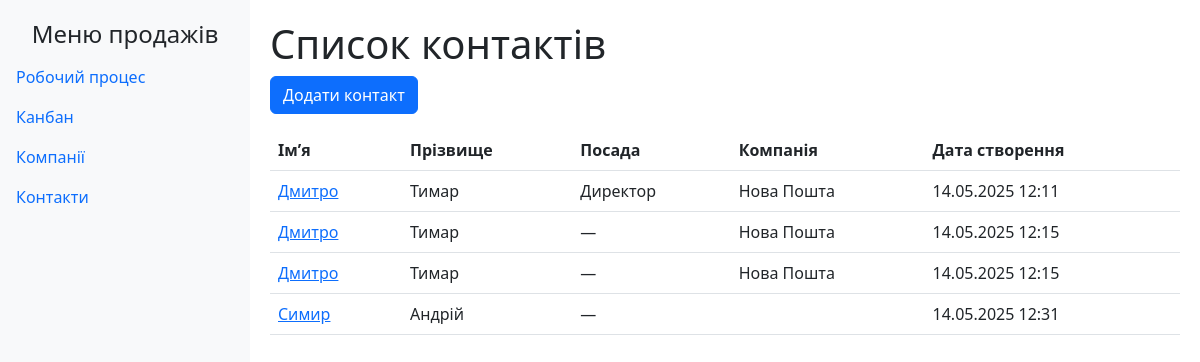
Screenshot of /contacts/contacts/ (signed in) with the database file from the repository.
### contacts/models.py (models this page shows, shortened)
class Contact(models.Model):
    company = models.ForeignKey(
        Company,
        on_delete=models.CASCADE,
        verbose_name=_('Компанія'),
        null=True,
        blank=True,
        related_name='contacts'
    )
    first_name = models.CharField(
        max_length=100,
        verbose_name=_('Ім’я')
    )
    last_name = models.CharField(
        max_length=100,
        null=True,
        blank=True,
        verbose_name=_('Прізвище')
    )
    position = models.CharField(
        max_length=100,
        verbose_name=_('Посада'),
        null=True,
        blank=True
    )
    created_at = models.DateTimeField(
        auto_now_add=True,
        verbose_name=_('Дата створення')
    )
    avatar = models.ImageField(
        upload_to='avatars/',
        null=True,
        blank=True,
        verbose_name=_('Аватар')
    )
    class Meta:
        verbose_name = _('Контакт')
        verbose_name_plural = _('Контакти')

### companies/models.py (models this page shows, shortened)
class Company(models.Model):
    name = models.CharField(
        max_length=255,
        verbose_name=_('Назва'),
        unique=True
    )
    work_id = models.CharField(
        max_length=50,
        verbose_name=_('Work ID'),
        blank=True,
        null=True
    )
    rabota_id = models.CharField(
        max_length=50,
        verbose_name=_('Rabota ID'),
        blank=True,
        null=True
    )
    just_id = models.CharField(
        max_length=50,
        verbose_name=_('Just ID'),
        blank=True,
        null=True
    )
    responsible = models.ForeignKey(
        CustomUser,
        on_delete=models.SET_NULL,
        verbose_name=_('Відповідальний'),
        null=True,
        blank=True
    )
    created_at = models.DateTimeField(
        auto_now_add=True,
        verbose_name=_('Дата створення')
    )
    slug = models.SlugField(
        max_length=255,
        unique=True,
        verbose_name=_('Слаг'),
        allow_unicode=True  # Дозволяє кирилицю
    )
    class Meta:
        verbose_name = _('Компанія')
        verbose_name_plural = _('Компанії')

### contacts/views.py (the view)
# urls.py: path('contacts/', views.contact_list, name='contact_list'),
@login_required
def contact_list(request):
    contacts = Contact.objects.all()
    return render(request, 'contacts/contact_list.html', {'contacts': contacts})

### contacts/templates/contacts/contact_list.html (shortened to what this page needs)
{% extends 'sales/base.html' %}
{% block content %}
    <h1>Список контактів</h1>
    <a href="{% url 'contact_create' %}" class="btn btn-primary mb-3">Додати контакт</a>
    <table class="table">
        <thead>
            <tr>
                <th>Ім’я</th>
                <th>Прізвище</th>
                <th>Посада</th>
                <th>Компанія</th>
                <th>Дата створення</th>
            </tr>
        </thead>
        <tbody>
            {% for contact in contacts %}
                <tr>
                    <td><a href="{% url 'contact_detail' contact.pk %}">{{ contact.first_name }}</a></td>
                    <td>{{ contact.last_name }}</td>
                    <td>{{ contact.position|default:"—" }}</td>
                    <td>{{ contact.company.name }}</td>
                    <td>{{ contact.created_at|date:"d.m.Y H:i" }}</td>
                </tr>
            {% empty %}
                <tr>
                    <td colspan="5">Немає контактів</td>
                </tr>
            {% endfor %}
        </tbody>
    </table>
{% endblock %}

### sales/templates/sales/base.html (shortened to what this page needs)
<!DOCTYPE html>
<html lang="uk">
<head>
    <link href="https://cdn.jsdelivr.net/npm/bootstrap@5.3.0/dist/css/bootstrap.min.css" rel="stylesheet">
</head>
<body>
    <div class="sidebar">
        <h4 class="text-center">Меню продажів</h4>
        <ul class="nav flex-column">
            <li class="nav-item">
                <a class="nav-link" href="{% url 'chat_list' %}">Робочий процес</a>
            </li>
            <li class="nav-item">
                <a class="nav-link" href="{% url 'kanban_board' %}">Канбан</a>
            </li>
            <li class="nav-item">
                <a class="nav-link" href="{% url 'company_list' %}">Компанії</a>
            </li>
            <li class="nav-item">
                <a class="nav-link" href="{% url 'contact_list' %}">Контакти</a>
            </li>
        </ul>
    </div>
    <div class="content">
        {% block content %}
        {% endblock %}
    </div>
</body>
</html>

### sales/templates/sales/base.html (style rules this page uses)
.sidebar { height: 100vh; position: fixed; width: 250px; background-color: #f8f9fa; padding-top: 20px; }
.content { margin-left: 250px; padding: 20px; }

### rows the page displays
Contact: first_name "Дмитро", last_name "Тимар", position "Директор", company.name "Нова Пошта", created_at "14.05.2025 12:11"
Contact: first_name "Дмитро", last_name "Тимар", position "—", company.name "Нова Пошта", created_at "14.05.2025 12:15"
Contact: first_name "Дмитро", last_name "Тимар", position "—", company.name "Нова Пошта", created_at "14.05.2025 12:15"
Contact: first_name "Симир", last_name "Андрій", position "—", created_at "14.05.2025 12:31"
